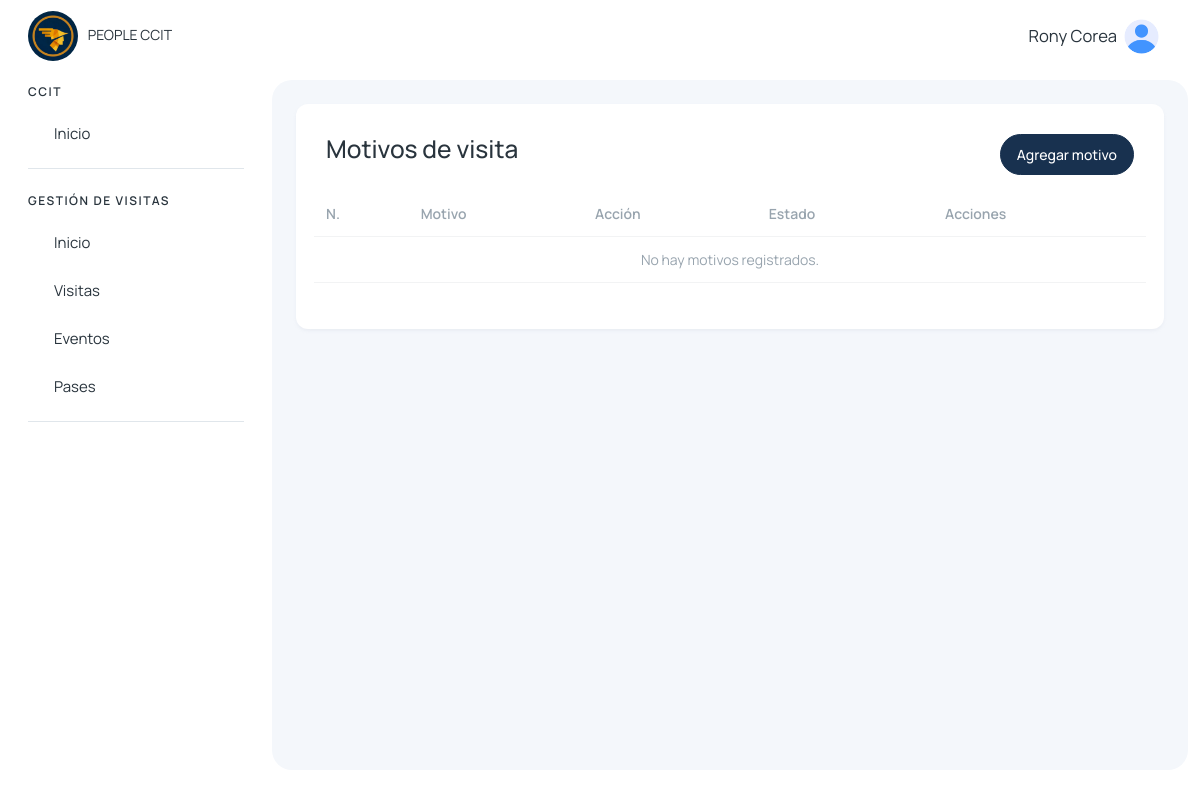
The app's page /motivos/ (signed in), older data.
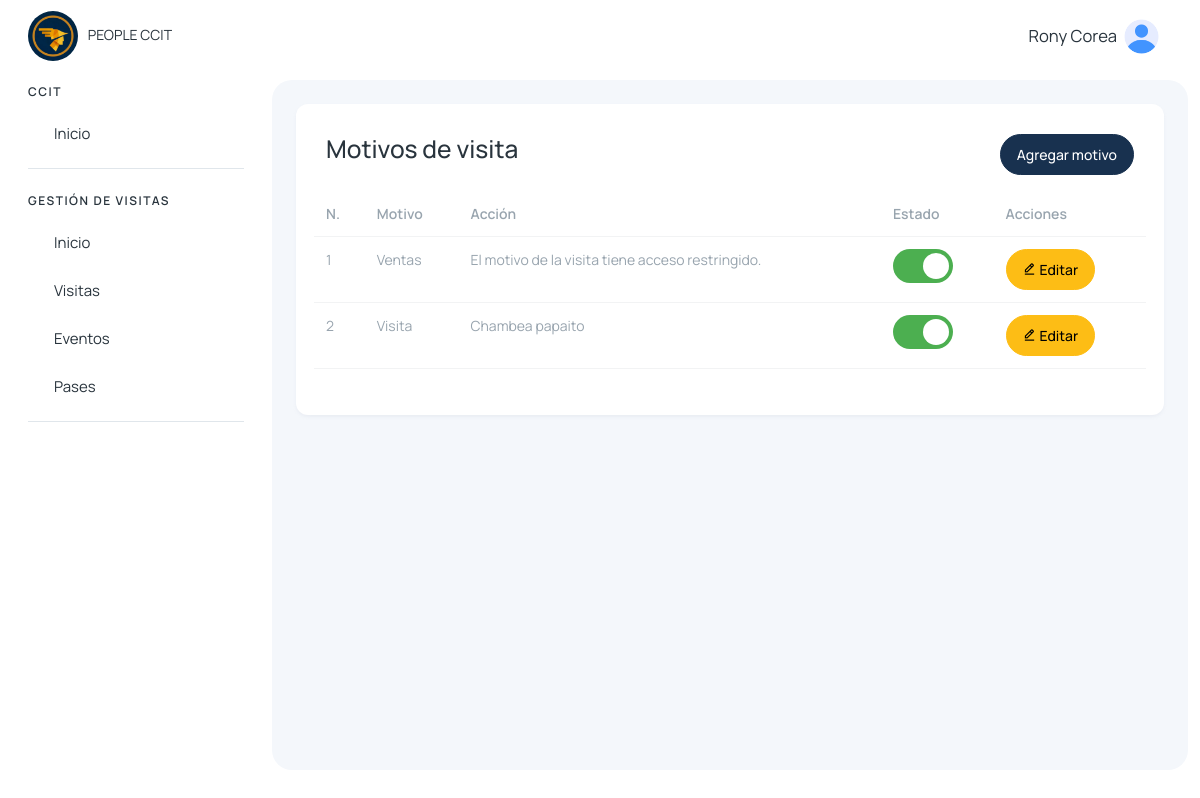
The same page, newer data.
### visitantes/models.py (models this page shows, shortened)
class MotivoVisita(models.Model):
    descripcion = models.CharField(max_length=255, unique=True)
    estado = models.CharField(max_length=50, choices=[('activo', 'Activo'), ('inactivo', 'Inactivo')])
    accion = models.TextField()
    created_at = models.DateTimeField(auto_now_add=True)
    updated_at = models.DateTimeField(auto_now=True)

### visitantes/views.py (the view)
# urls.py: path('motivos/', views.motivos, name='motivos'),
@login_required
def motivos(request):
    motivos = MotivoVisita.objects.all()
    return render(request, 'parametros/parametros.html', {
        'motivos': motivos
    })

### visitantes/context_processors.py (called while the page is built)
def grupos_usuario(request):
    if request.user.is_authenticated:
        grupos = request.user.groups.all()
    else:
        grupos = []
    return {'user_grupos': grupos}

### templates/parametros/parametros.html (shortened to what this page needs)
{% extends 'layout/layout.html' %}
{% block content %}
{% load static %}
<div class="row">
    <div class="mb-3">
        <div class="row">
            <div class="col-6">
                <h3>Motivos de visita</h3>
            </div>
            <div class="col-6 d-flex justify-content-end">
                <button type="button" class="btn btn-primary col-auto" data-bs-toggle="modal" data-bs-target="#agregarMotivo">
                    Agregar motivo
                </button>
            </div>
        </div>
    </div>
    <table class="table table-hover table-sm">
        <thead>
            <tr>
                <th>N.</th>
                <th>Motivo</th>
                <th>Acción</th>
                <th>Estado</th>
                <th>Acciones</th>
            </tr>
        </thead>
        <tbody>
            {% for motivo in motivos %}
            <tr>
                <td>{{ forloop.counter }}</td>
                <td>{{ motivo.descripcion }}</td>
                <td>{{ motivo.accion }}</td>
                <td>
                    <label class="ios-switch">
                        <span class="slider"></span>
                    </label>
                </td>
                <td>
                    <a href="{% url 'editar_motivo' motivo.id %}" class="btn btn-warning" data-bs-toggle="modal" data-bs-target="#editarMotivo{{motivo.id}}"><i class='bx bx-edit-alt'></i> Editar</a>
                </td>
            </tr>
            {% empty %}
                <tr>
                    <td colspan="5" class="text-center">No hay motivos registrados.</td>
                </tr>
            {% endfor %}
        </tbody>
    </table>
</div>
{% endblock %}

### templates/layout/layout.html (shortened to what the changed rows need)
{% load static %}
<!DOCTYPE html>
<html lang="en">
<head>
    <link href='https://unpkg.com/boxicons@2.1.4/css/boxicons.min.css' rel='stylesheet'>
    <link rel="stylesheet" href="https://cdn.jsdelivr.net/npm/sweetalert2@11.4.4/dist/sweetalert2.min.css">
    <link rel="stylesheet" href="{% static '/assets/css/styles.min.css' %}" />
</head>
<body>
  <div class="page-wrapper" id="main-wrapper" data-layout="vertical" data-navbarbg="skin6" data-sidebartype="full"
  data-sidebar-position="fixed" data-header-position="fixed">
    <aside class="left-sidebar">
        <div>
            <nav class="sidebar-nav scroll-sidebar" data-simplebar="">
                <ul id="sidebarnav">
                    {% for grupo in user_grupos %}
                        {% if grupo.name == "visitas_recepcion_group" or grupo.name == "admin_group" or grupo.name == 'super_admin' %}
                            <li class="nav-small-cap">
                                <span class="hide-menu">GESTIÓN DE VISITAS</span>
                            </li>
                            <li class="sidebar-item">
                                <a class="sidebar-link" href="{% url 'inicio_recepcion' %}" aria-expanded="false">
                                    <span class="hide-menu">Inicio</span>
                                </a>
                            </li>
                            <li class="sidebar-item">
                                <a class="sidebar-link" href="{% url 'visitas_recepcion' %}" aria-expanded="false">
                                    <span class="hide-menu">Visitas</span>
                                </a>
                            </li>
                            <li class="sidebar-item">
                                <a class="sidebar-link" href="{% url 'eventos_capacitaciones' %}" aria-expanded="false">
                                    <span class="hide-menu">Eventos</span>
                                </a>
                            </li>
                            <li class="sidebar-item">
                                <a class="sidebar-link" href="{% url 'pases_recepcion' %}" aria-expanded="false">
                                    <span class="hide-menu">Pases</span>
                                </a>
                            </li>
                        {% endif %}
                    {% endfor %}
                </ul>
            </nav>
        </div>
    </aside>
  <div class="body-wrapper">
            <div class="body-wrapper-inner">
                <div class="container-fluid">
                    <div class="card">
                        <div class="card-body">
                            {% block content %} {% endblock %}
                        </div>
                    </div>
                </div>
            </div>
        </div>
    </div>
</body>
</html>

Row changes from the older to the newer data that the page shows:
added MotivoVisita: descripcion "Ventas", accion "El motivo de la visita tiene acceso restringido."
added MotivoVisita: descripcion "Visita", accion "Chambea papaito"
Text that changed along with them:
text no longer shown: "No hay motivos registrados."
